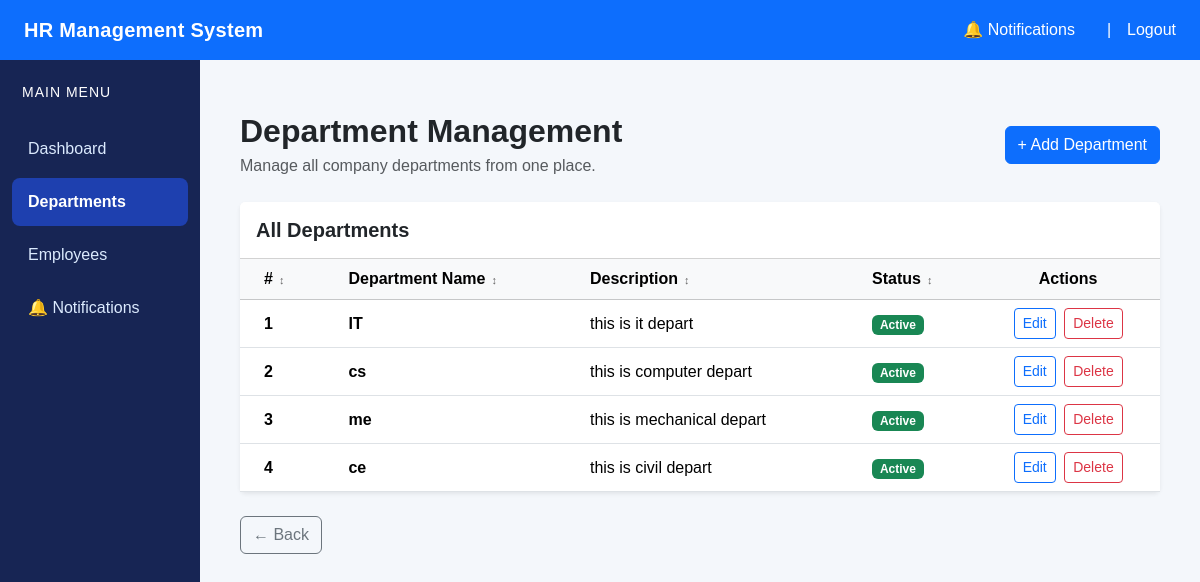
Screenshot of /departments/ with the database file from the repository.
### departments/models.py (models this page shows, shortened)
class Department(models.Model):
    name = models.CharField(max_length=100, unique=True)
    description = models.TextField(blank=True)
    created_at = models.DateTimeField(auto_now_add=True)
    is_active = models.BooleanField(default=True)

### departments/views.py (the view)
# urls.py: path('departments/', views.department_list, name='department_list'),
def department_list(request):
    search = request.GET.get('search', '')
    departments = Department.objects.filter(
        name__icontains=search
    )
    return render(
        request,
        'departments/department_list.html',
        {
            'departments': departments,
            'search': search
        }
    )

### notifications/context_processors.py (called while the page is built, shortened)
def notification_count(request):
    return {
        'unread_notifications_count': 0
    }

### templates/departments/department_list.html (shortened to what this page needs)
{% extends 'base.html' %}
{% block content %}
<div class="container py-4">
    <div class="d-flex justify-content-between align-items-center mb-4 flex-wrap gap-2">
        <div>
            <h2 class="fw-bold mb-1">Department Management</h2>
            <p class="text-muted mb-0">
                Manage all company departments from one place.
            </p>
        </div>
        <a href="{% url 'department_create' %}" class="btn btn-primary">
            + Add Department
        </a>
    </div>
    <div class="card border-0 shadow-sm">
        <div class="card-header bg-white py-3">
            <h5 class="fw-bold mb-0">All Departments</h5>
        </div>
        <div class="card-body p-0">
            {% if departments %}
            <div class="table-responsive">
                <table class="table table-hover align-middle mb-0">
                    <thead class="table-light">
                        <tr>
                            <th class="px-4">#</th>
                            <th>Department Name</th>
                            <th>Description</th>
                            <th>Status</th>
                            <th class="text-center">Actions</th>
                        </tr>
                    </thead>
                    <tbody>
                        {% for department in departments %}
                        <tr>
                            <td class="px-4 fw-semibold">
                                {{ forloop.counter }}
                            </td>
                            <td>
                                <strong>{{ department.name }}</strong>
                            </td>
                            <td>
                                {% if department.description %}
                                    {{ department.description|truncatechars:60 }}
                                {% else %}
                                    <span class="text-muted">No description</span>
                                {% endif %}
                            </td>
                            <td>
                                {% if department.is_active %}
                                    <span class="badge bg-success">
                                        Active
                                    </span>
                                {% else %}
                                    <span class="badge bg-secondary">
                                        Inactive
                                    </span>
                                {% endif %}
                            </td>
                            <td class="text-center">
                                <a href="{% url 'department_update' department.id %}"
                                   class="btn btn-sm btn-outline-primary me-1">
                                    Edit
                                </a>
                                <a href="{% url 'department_delete' department.id %}"
                                   class="btn btn-sm btn-outline-danger">
                                    Delete
                                </a>
                            </td>
                        </tr>
                        {% endfor %}
                    </tbody>
                </table>
            </div>
            {% endif %}
        </div>
    </div>
    <div class="mt-4">
        <a href="{% url 'home' %}"
           class="btn btn-outline-secondary">
            ← Back
        </a>
    </div>
</div>
{% endblock %}

### templates/base.html (style rules this page uses)
body { background-color: #f4f7fb; font-family: Arial, sans-serif; margin: 0; }

### rows the page displays
Department: name "IT", description "this is it depart", is_active "Active"
Department: name "cs", description "this is computer depart", is_active "Active"
Department: name "me", description "this is mechanical depart", is_active "Active"
Department: name "ce", description "this is civil depart", is_active "Active"
